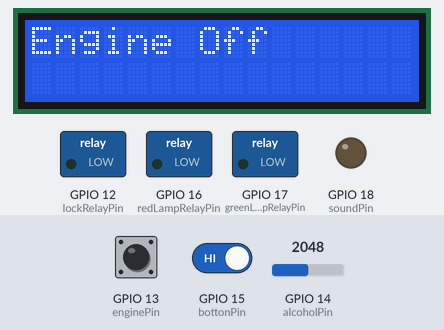
A sketch run on a simulated ESP32. Parts: 16×2 character LCD, switched loads named in the sketch (green lamp = pin HIGH), output pins drawn as LEDs (lit = HIGH). Inputs (shaded band) come from the test bench; at power-on: GPIO 13 (enginePin) HIGH, GPIO 15 (bottonPin) HIGH, GPIO 14 (alcoholPin) = 2048.

Above: at 1.2 s.
1.3 s: GPIO 13 (enginePin) pulled LOW for 1.2 s
At 2.6 s:
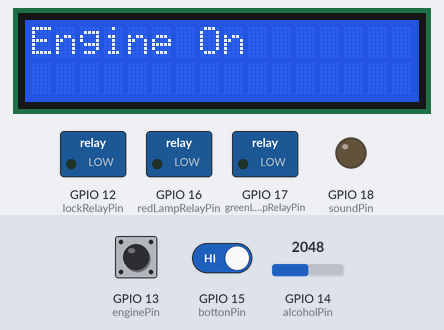
6.6 s: GPIO 13 (enginePin) pulled LOW for 3.2 s
At 9.9 s:
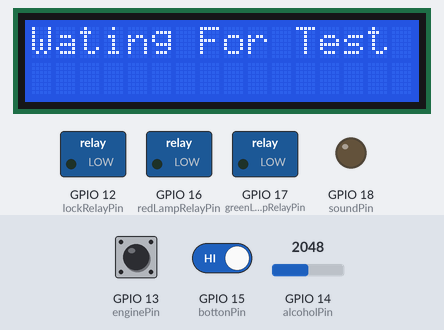
11.6 s: GPIO 13 (enginePin) driven LOW and GPIO 15 (bottonPin) driven LOW
At 14.36 s:
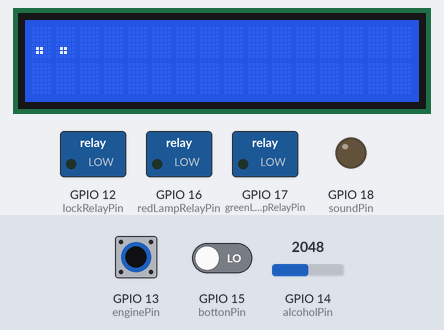
15.7 s: GPIO 15 (bottonPin) driven HIGH
At 16.1 s:
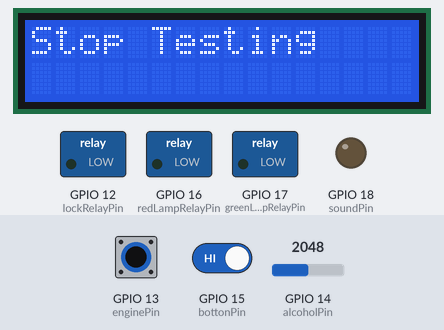
18.3 s: GPIO 15 (bottonPin) driven LOW
At 19.32 s:
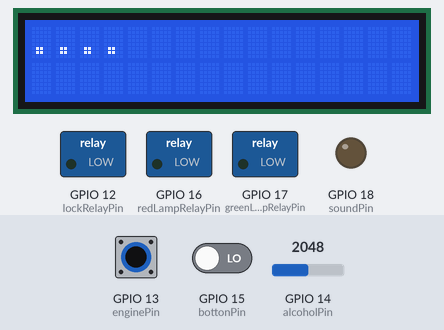
22.0 s: GPIO 14 (alcoholPin) set to 2866
At 23.9 s:
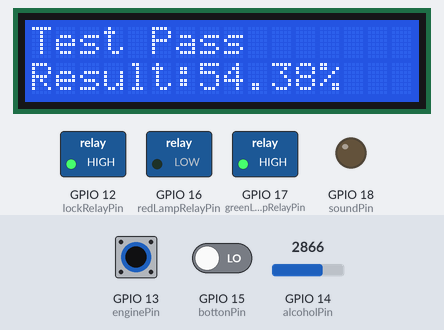
Timing chart, 0 to 25.4 s (numbered marks = the images above; inputs shaded):
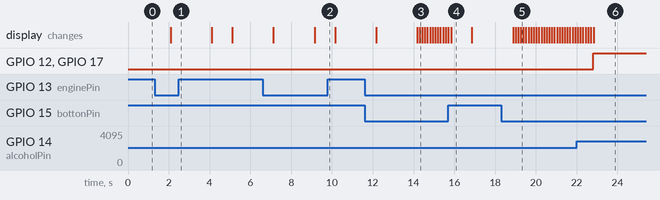

Measured:
- after the input at 1.3 s, the display: changes after 0.79 s (image 1)
- after the input at 6.6 s, the display: first changes after 0.53 s (image 2 shows a later state)
- after the input at 11.6 s, the display: first changes after 0.57 s (image 3 shows a later state)
- after the input at 15.7 s, GPIO 12 (lockRelayPin), GPIO 17 (greenLampRelayPin): stays LOW (without the input it goes to HIGH after 2.4 s); the display: first differs from a run without the input after 0.14 s (image 4)
- after the input at 18.3 s, the display: first changes after 0.58 s (image 5 shows a later state)
- what the display in image 4 shows lasts 1.1 s, from 15.8 s to 16.9 s

The sketch:

CapstoneDesign_HSC_EI.ino
```cpp
#include <WiFi.h>
#include <PubSubClient.h>
#include <LiquidCrystal_I2C.h>

#define lockRelayPin 12 // lock: LOW, unlock: HIGH
#define enginePin 13    // on: 0, off: 1
#define alcoholPin 14
#define bottonPin 15
#define redLampRelayPin 16
#define greenLampRelayPin 17

#define soundPin 18

#define returnDelay 1000

#define testTime 4000

#define alcoholLimit 0.8

#define count 32
static double list[count] = {};
static int last = 0;

static bool pass = false;
static bool message_FirstPass = true;
static bool message_FirstEengine = true;

LiquidCrystal_I2C lcd(0x27, 16, 2);

void setup()
{
  Serial.begin(9600);

  pinMode(lockRelayPin, OUTPUT);
  pinMode(enginePin, INPUT_PULLUP);
  pinMode(alcoholPin, INPUT);
  pinMode(bottonPin, INPUT_PULLUP);
  pinMode(redLampRelayPin, OUTPUT);
  pinMode(greenLampRelayPin, OUTPUT);
  pinMode(soundPin, OUTPUT);

  digitalWrite(lockRelayPin, LOW);
  digitalWrite(redLampRelayPin, LOW);
  digitalWrite(greenLampRelayPin, LOW);

  init_List();

  lcd.init();
  lcd.backlight();
}

void loop()
{
  // debug_State();
  //====================================================================================================//
  if (digitalRead(enginePin) == HIGH) // 엔진이 꺼져있는 상태
  {
    if (message_FirstEengine == true) // 화면 깜박이는 현상을 방지하기 위해 1회만 출력
    {
      lcd.clear();
      lcd.setCursor(0, 0);
      lcd.print("Engine Off");
      message_FirstEengine = false;
    }
    //====================================================================================================//
    if (pass == true) // 만약 테스트를 통과한 상태면 테스트 결과를 리셋하고 핸들을 잠금
    {
      pass = false;
      digitalWrite(lockRelayPin, LOW);
      digitalWrite(redLampRelayPin, LOW);
      digitalWrite(greenLampRelayPin, LOW);
      lcd.setCursor(0, 1);
      lcd.print("Test Reset");
      message_FirstPass = true; // message_FirstPass 초기화
    }
    //====================================================================================================//
    delay(returnDelay);
    return;
  }
  //====================================================================================================//
  if (message_FirstEengine == false) // message_FirstEengine 초기화 하는 겸 Engine On 메세지도 출력
  {
    lcd.clear();
    lcd.setCursor(0, 0);
    lcd.print("Engine On");
    message_FirstEengine = true;
    delay(returnDelay * 2);
  }
  //====================================================================================================//
  if (pass == true) // 엔진이 켜져있고 테스트를 이미 통과한 상태면 메세지 출력 후 대기
  {
    if (message_FirstPass == true) // 화면 깜박이는 현상을 방지하기 위해 1회만 출력
    {
      lcd.clear();
      lcd.setCursor(0, 0);
      lcd.print("Test Passed");
      message_FirstPass = false;
    }
    //====================================================================================================//
    delay(returnDelay);
    return;
  }
  //====================================================================================================//
  if (digitalRead(bottonPin) == LOW) // 버튼을 눌러 테스트 시작함
  {
    //====================================================================================================//
    list[last] = analogRead(alcoholPin) / (double)4095; // 0.00 ~ 1.00 //
    //====================================================================================================//
    // LCD 최초 1회 초기화 후 테스트 진행도 표시
    if (last == 0)
    {
      lcd.clear();
    }
    if (last < 16)
    {
      lcd.setCursor(last, 0);
      lcd.print(".");
    }
    else
    {
      lcd.setCursor(last - 16, 1);
      lcd.print(".");
    }
    last += 1;
    //====================================================================================================//
    if (last != count) // 테스트를 전부 완료하지 못함
    {
      delay(testTime / count);
      return;
    }
    //====================================================================================================//
    else // 테스트를 전부 완료함
    {
      double result = 0;
      for (int i = 0; i < count; i++)
      {
        result += list[i];
      }

      result = result / count;

      lcd.clear();
      lcd.setCursor(0, 0);
      //====================================================================================================//
      if (result < alcoholLimit) // 테스트 통과함
      {
        pass = true;
        digitalWrite(lockRelayPin, HIGH);
        digitalWrite(redLampRelayPin, LOW);
        digitalWrite(greenLampRelayPin, HIGH);

        lcd.print("Test Pass");
      }
      //====================================================================================================//
      else // 테스트에 통과하지 못함
      {
        digitalWrite(redLampRelayPin, HIGH);
        digitalWrite(greenLampRelayPin, LOW);
        tone(soundPin, 800, 2000);
        lcd.print("Test Failure");
      }
      //====================================================================================================//
      // 테스트 결과 출력
      lcd.setCursor(0, 1);
      lcd.print("Result:");
      lcd.setCursor(7, 1);
      lcd.print(result * 100);
      lcd.setCursor(12, 1);
      lcd.print("%");
      init_List();
      delay(returnDelay * 2);
      //====================================================================================================//
    }
  }
  //====================================================================================================//
  else if (last != 0) // 테스트 도중 중지함
  {
    lcd.clear();
    lcd.setCursor(0, 0);
    lcd.print("Stop Testing");
    init_List();
  }
  //====================================================================================================//
  else // 테스트 대기중
  {
    lcd.clear();
    lcd.setCursor(0, 0);
    lcd.print("Wating For Test");
  }
  //====================================================================================================//
  delay(returnDelay);
  return;
}

void init_List()
{
  for (int i = 0; i < count; i++)
  {
    list[i] = -1 * count;
  }
  last = 0;
}

void debug_State()
{
  Serial.print("lockRelayPin : ");
  Serial.println(digitalRead(lockRelayPin));
  Serial.print("enginePin : ");
  Serial.println(digitalRead(enginePin));
  Serial.print("alcoholPin : ");
  Serial.println(analogRead(alcoholPin) / (double)4095);
  Serial.print("bottonPin : ");
  Serial.println(digitalRead(bottonPin));
  Serial.print("redLampRelayPin : ");
  Serial.println(digitalRead(redLampRelayPin));
  Serial.print("greenLampRelayPin : ");
  Serial.println(digitalRead(greenLampRelayPin));
  Serial.print("soundPin : ");
  Serial.println(digitalRead(soundPin));
  Serial.println("==================================================");
}
```
